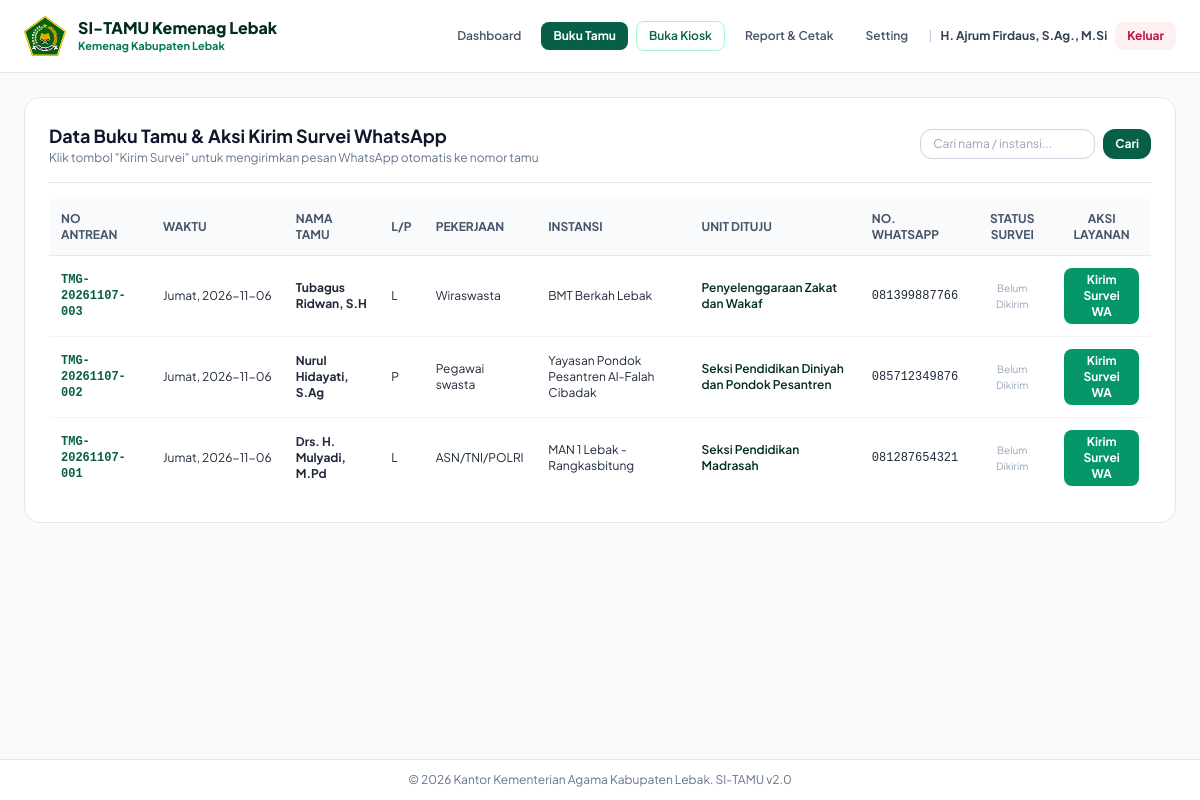
Screenshot of /tamu.php (signed in) with the database file from the repository.
### tables this page shows
CREATE TABLE `tamu` (
  `id` int(11) NOT NULL AUTO_INCREMENT,
  `no_antrean` varchar(30) NOT NULL,
  `nama` varchar(150) NOT NULL,
  `gender` enum('Pria','Wanita') NOT NULL,
  `pekerjaan` varchar(50) NOT NULL,
  `pekerjaan_lainnya` varchar(100) DEFAULT NULL,
  `instansi` varchar(150) NOT NULL,
  `unit_tujuan` varchar(100) NOT NULL,
  `keperluan` text NOT NULL,
  `no_hp` varchar(20) NOT NULL,
  `hari` varchar(20) NOT NULL,
  `tanggal` date NOT NULL,
  `jam` time NOT NULL,
  `rating_kepuasan` tinyint(1) DEFAULT NULL,
  `ulasan_kepuasan` text DEFAULT NULL,
  `survey_sent_at` timestamp NULL DEFAULT NULL,
  `created_at` timestamp NOT NULL DEFAULT CURRENT_TIMESTAMP,
  PRIMARY KEY (`id`),
  KEY `idx_tanggal` (`tanggal`),
  KEY `idx_unit` (`unit_tujuan`)
);

### tamu.php (the view, shortened to what this page needs)
<?php
require_once 'config.php';
$user = $_SESSION['user'];
$stmtWa = $pdo->query("SELECT nilai FROM pengaturan WHERE kunci = 'wa_survey_url'");
$surveyUrl = $stmtWa->fetchColumn() ?: "https://kemenaglebak.com/survei-ikm";
$stmtTpl = $pdo->query("SELECT nilai FROM pengaturan WHERE kunci = 'wa_message_template'");
$surveyTpl = $stmtTpl->fetchColumn() ?: "Assalamu'alaikum Wr. Wb. Yth. Bapak/Ibu {nama}, terima kasih atas kunjungan Anda ke Kantor Kemenag Lebak pada {hari}, {tanggal} ({no_antrean}). Mohon kesediaan mengisi Survei Kepuasan (IKM): {link_survei}. Terima kasih.";
$search = isset($_GET['q']) ? trim($_GET['q']) : '';
if (!empty($search)) {
    $stmt = $pdo->prepare("SELECT * FROM tamu WHERE nama LIKE ? OR instansi LIKE ? OR no_antrean LIKE ? ORDER BY id DESC");
    $stmt->execute(["%$search%", "%$search%", "%$search%"]);
} else {
    $stmt = $pdo->query("SELECT * FROM tamu ORDER BY id DESC");
}
$guests = $stmt->fetchAll();
?>
<!DOCTYPE html>
<html lang="id">
<head>
    <script src="https://cdn.tailwindcss.com"></script>
</head>
<body class="bg-slate-50 text-slate-800 min-h-screen flex flex-col justify-between">
    <header class="bg-white border-b border-slate-200 sticky top-0 z-40 shadow-xs">
        <div class="max-w-7xl mx-auto px-6 py-4 flex items-center justify-between">
            <div class="flex items-center gap-3">
                <img src="assets/logo_kemenag.png" alt="Logo Kemenag" class="h-10 w-auto">
                <div>
                    <h1 class="text-base font-black text-emerald-950 leading-tight">SI-TAMU Kemenag Lebak</h1>
                    <p class="text-[11px] font-bold text-emerald-700">Kemenag Kabupaten Lebak</p>
                </div>
            </div>
            <nav class="flex items-center gap-2 text-xs font-semibold">
                <a href="dashboard.php" class="px-3 py-1.5 text-slate-600 hover:text-emerald-900 rounded-lg">Dashboard</a>
                <a href="tamu.php" class="px-3 py-1.5 bg-emerald-800 text-white rounded-lg font-bold">Buku Tamu</a>
                <a href="index.php" target="_blank" class="px-3 py-1.5 text-emerald-800 hover:bg-emerald-50 border border-emerald-200 rounded-lg">Buka Kiosk</a>
                <?php if ($user['role'] === 'admin'): ?>
                    <a href="laporan.php" class="px-3 py-1.5 text-slate-600 hover:text-emerald-900 rounded-lg">Report & Cetak</a>
                    <a href="pengaturan.php" class="px-3 py-1.5 text-slate-600 hover:text-emerald-900 rounded-lg">Setting</a>
                <?php endif; ?>
                <span class="text-slate-300">|</span>
                <span class="text-xs font-bold text-slate-700"><?= htmlspecialchars($user['nama']); ?></span>
                <a href="logout.php" class="px-3 py-1.5 bg-rose-50 text-rose-700 hover:bg-rose-100 rounded-lg font-bold">Keluar</a>
            </nav>
        </div>
    </header>
    <main class="max-w-7xl w-full mx-auto p-6 space-y-6 flex-1">
        <div class="bg-white rounded-2xl border border-slate-200 shadow-xs p-6">
            <div class="flex flex-col sm:flex-row items-start sm:items-center justify-between gap-4 pb-4 border-b border-slate-200">
                <div>
                    <h2 class="text-lg font-bold text-slate-900">Data Buku Tamu & Aksi Kirim Survei WhatsApp</h2>
                    <p class="text-xs text-slate-500">Klik tombol "Kirim Survei" untuk mengirimkan pesan WhatsApp otomatis ke nomor tamu</p>
                </div>
                <div class="flex gap-2">
                    <form method="GET" action="" class="flex gap-2">
                        <input type="text" name="q" value="<?= htmlspecialchars($search); ?>" placeholder="Cari nama / instansi..." class="px-3 py-1.5 text-xs rounded-xl border border-slate-300 focus:outline-none focus:ring-2 focus:ring-emerald-600">
                        <button type="submit" class="px-3 py-1.5 bg-emerald-800 text-white rounded-xl text-xs font-bold">Cari</button>
                    </form>
                </div>
            </div>
            <div class="overflow-x-auto mt-4">
                <table class="w-full text-left text-xs">
                    <thead>
                        <tr class="bg-slate-50 text-slate-600 uppercase border-b">
                            <th class="py-3 px-3">No Antrean</th>
                            <th class="py-3 px-3">Waktu</th>
                            <th class="py-3 px-3">Nama Tamu</th>
                            <th class="py-3 px-3">L/P</th>
                            <th class="py-3 px-3">Pekerjaan</th>
                            <th class="py-3 px-3">Instansi</th>
                            <th class="py-3 px-3">Unit Dituju</th>
                            <th class="py-3 px-3">No. WhatsApp</th>
                            <th class="py-3 px-3 text-center">Status Survei</th>
                            <th class="py-3 px-3 text-center">Aksi Layanan</th>
                        </tr>
                    </thead>
                    <tbody class="divide-y divide-slate-100">
                        <?php if (empty($guests)): ?>
                            <tr>
                                <td colspan="10" class="py-8 text-center text-slate-400">Belum ada data kunjungan tamu.</td>
                            </tr>
                        <?php else: ?>
                            <?php foreach ($guests as $row):
                                $cleanPhone = preg_replace('/[^0-9]/', '', $row['no_hp']);
                                if (strpos($cleanPhone, '0') === 0) {
                                    $cleanPhone = '62' . substr($cleanPhone, 1);
                                } elseif (strpos($cleanPhone, '62') !== 0) {
                                    $cleanPhone = '62' . $cleanPhone;
                                }
                                $waMsg = str_replace(
                                    ['{nama}', '{no_antrean}', '{hari}', '{tanggal}', '{unit_tujuan}', '{link_survei}'],
                                    [$row['nama'], $row['no_antrean'], $row['hari'], $row['tanggal'], $row['unit_tujuan'], $surveyUrl],
                                    $surveyTpl
                                );
                                $waUrl = "https://api.whatsapp.com/send?phone=" . $cleanPhone . "&text=" . urlencode($waMsg);
                            ?>
                            <tr class="hover:bg-slate-50">
                                <td class="py-3 px-3 font-mono font-bold text-emerald-800"><?= htmlspecialchars($row['no_antrean']); ?></td>
                                <td class="py-3 px-3 whitespace-nowrap"><?= htmlspecialchars($row['hari'] . ', ' . $row['tanggal']); ?></td>
                                <td class="py-3 px-3 font-bold"><?= htmlspecialchars($row['nama']); ?></td>
                                <td class="py-3 px-3"><?= ($row['gender'] === 'Pria') ? 'L' : 'P'; ?></td>
                                <td class="py-3 px-3"><?= htmlspecialchars(!empty($row['pekerjaan_lainnya']) ? $row['pekerjaan_lainnya'] : $row['pekerjaan']); ?></td>
                                <td class="py-3 px-3"><?= htmlspecialchars($row['instansi']); ?></td>
                                <td class="py-3 px-3 text-emerald-950 font-semibold"><?= htmlspecialchars($row['unit_tujuan']); ?></td>
                                <td class="py-3 px-3 font-mono"><?= htmlspecialchars($row['no_hp']); ?></td>
                                <td class="py-3 px-3 text-center">
                                    <?php if (!empty($row['survey_sent_at'])): ?>
                                        <span class="px-2 py-0.5 rounded text-[10px] font-bold bg-emerald-100 text-emerald-800">Terkirim WA ✓</span>
                                    <?php else: ?>
                                        <span class="text-[10px] text-slate-400">Belum Dikirim</span>
                                    <?php endif; ?>
                                </td>
                                <td class="py-3 px-3 text-center">
                                    <a href="<?= $waUrl; ?>" target="_blank" onclick="setTimeout(function(){ window.location.href='tamu.php?mark_sent=<?= $row['id']; ?>'; }, 1000);" class="inline-flex items-center gap-1 px-3 py-1 bg-emerald-600 hover:bg-emerald-700 text-white font-bold rounded-lg text-xs transition">
                                        Kirim Survei WA
                                    </a>
                                </td>
                            </tr>
                            <?php endforeach; ?>
                        <?php endif; ?>
                    </tbody>
                </table>
            </div>
        </div>
    </main>
    <footer class="bg-white border-t border-slate-200 py-3 text-center text-xs text-slate-500">
        &copy; <?= date('Y'); ?> Kantor Kementerian Agama Kabupaten Lebak. SI-TAMU v2.0
    </footer>
</body>
</html>

### tamu.php (style rules this page uses)
body { font-family: 'Plus Jakarta Sans', sans-serif; }
.font-mono { font-family: 'JetBrains Mono', monospace; }

### rows the page displays
tamu: no_antrean "TMG-20261107-003", hari+tanggal "Jumat, 2026-11-06", nama "Tubagus Ridwan, S.H", gender "L", pekerjaan "Wiraswasta", instansi "BMT Berkah Lebak", unit_tujuan "Penyelenggaraan Zakat dan Wakaf", no_hp "081399887766", shows "Belum Dikirim"
tamu: no_antrean "TMG-20261107-002", hari+tanggal "Jumat, 2026-11-06", nama "Nurul Hidayati, S.Ag", gender "P", pekerjaan "Pegawai swasta", instansi "Yayasan Pondok Pesantren Al-Falah Cibadak", unit_tujuan "Seksi Pendidikan Diniyah dan Pondok Pesantren", no_hp "085712349876", shows "Belum Dikirim"
tamu: no_antrean "TMG-20261107-001", hari+tanggal "Jumat, 2026-11-06", nama "Drs. H. Mulyadi, M.Pd", gender "L", pekerjaan "ASN/TNI/POLRI", instansi "MAN 1 Lebak - Rangkasbitung", unit_tujuan "Seksi Pendidikan Madrasah", no_hp "081287654321", shows "Belum Dikirim"

### other values shown
$user['nama'] "H. Ajrum Firdaus, S.Ag., M.Si"
